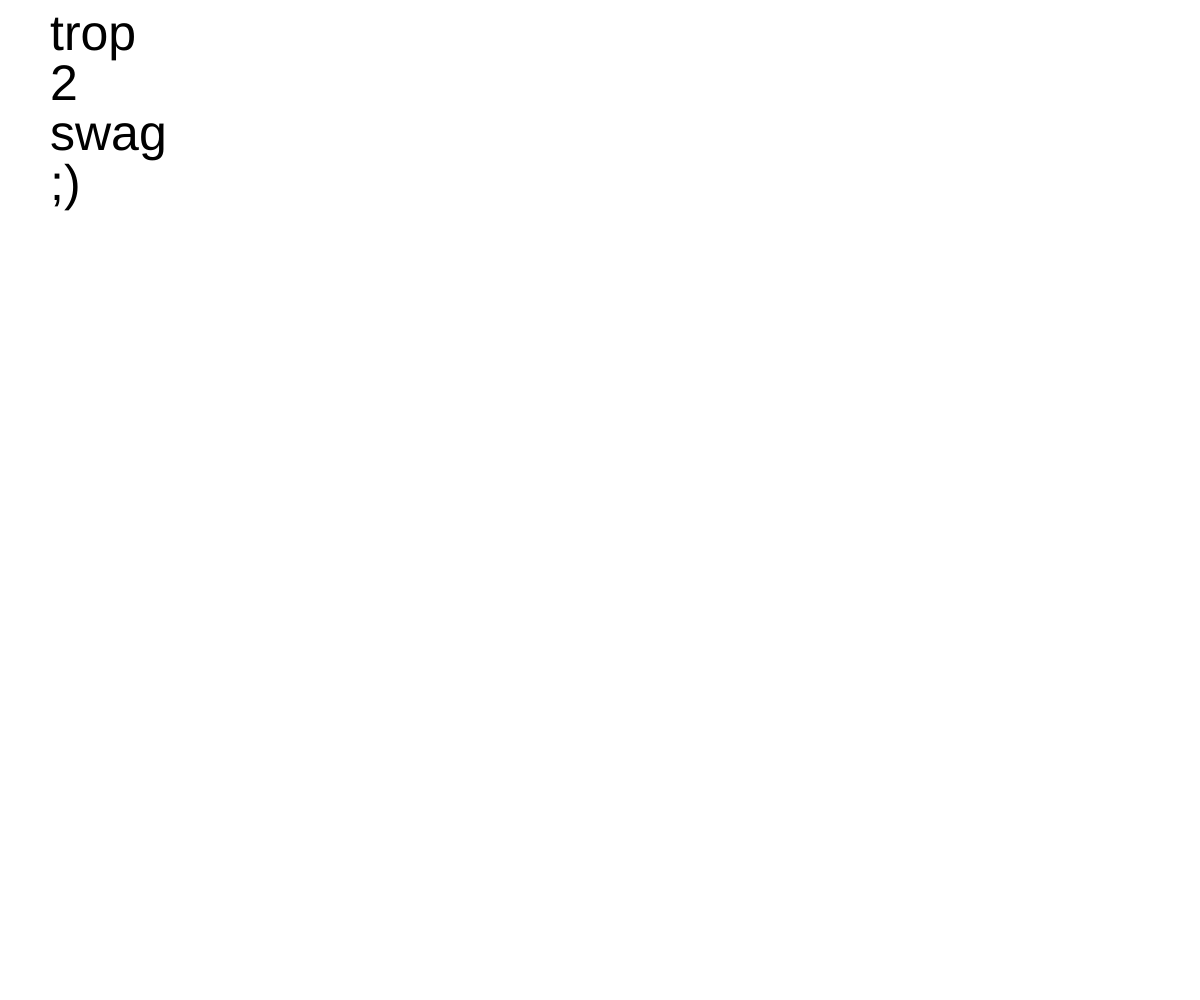
Frame 1 (no input)
Frame 60 (no input): identical to frame 1, image omitted
Frame 120 (the mouse pressed at the canvas centre since frame 60): identical to frame 1, image omitted

The p5.js sketch that drew this single still picture (run headless with seeded random() and noise() and a simulated clock; from frame 60 on, the mouse is pressed at the canvas centre):

// p5.js sketch
// ── sketch.js
//var text1 = "coucou";
//var text2 = "tu veux";
//var text3 = "voir ma";
//var text4 = "création ?";
var words = ["trop","2","swag",";)"];

function setup() {
  createCanvas(windowWidth, windowHeight);
}

function draw() {
  background(255);
  //print(text1);
  textSize(50);
  for (var i=0; i < 4; i++) {
    var randomNumber = int(random(6));
    text(words[i],50,50 + 50*i);
  }
  //var phrase = text1 + " " + text2 + " " + text3 + " " + text4;
  //text(words[0],50,100);
  //text(text1,mouseX,mouseY); //curseur avec texte
}

function mousePressed() {
  background(255);
}
